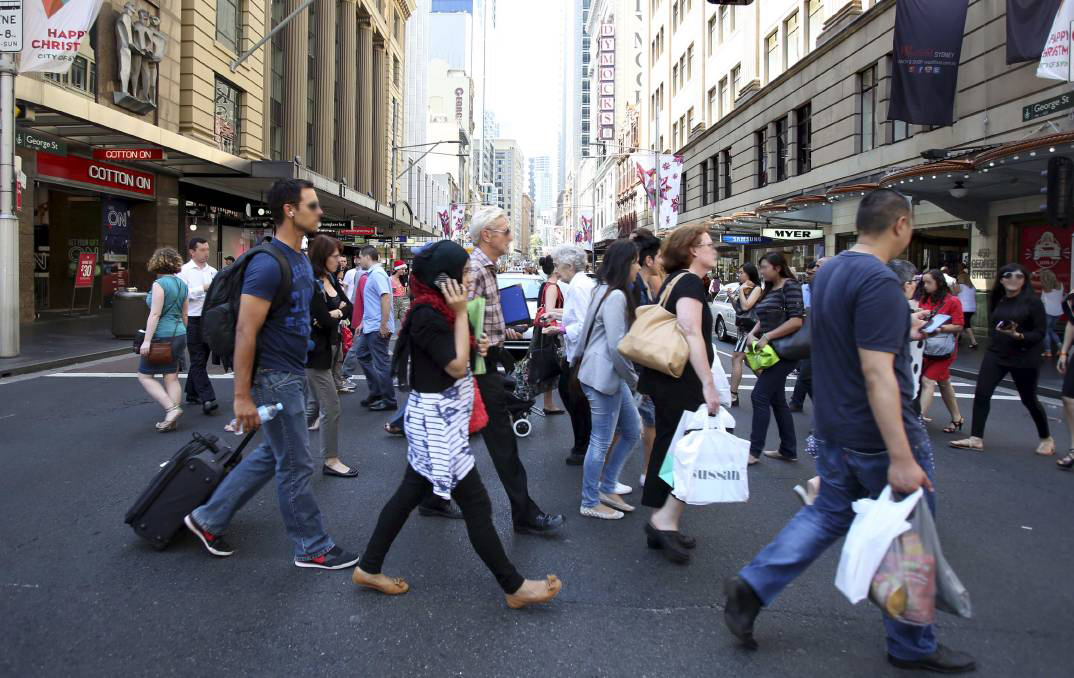
#> input picture image/nms.jpg, 1074 x 678 px, found by its file name
$ python nms.py
#> lines starting #> are read from the running program, lines starting #| are printed output that depends on the picture
 # import the necessary packages

import numpy as np
import cv2


# ==============粗筛，筛选出包含人的矩形框====================
def detect(image):
    # 初始化我们的行人检测器
    hog = cv2.HOGDescriptor()   #初始化方向梯度直方图描述子
    #设置支持向量机(Support Vector Machine)使得它成为一个预先训练好的行人检测器
    hog.setSVMDetector(cv2.HOGDescriptor_getDefaultPeopleDetector())
    (rects, weights) = hog.detectMultiScale(image,
                                winStride=(4, 4),padding=(8, 8), scale=1.05)
    return rects,weights
# ===============在图像上绘制出矩形框===================
#遍历每一个矩形框，将之绘制在图像上
def draw(orig,rects):
    for (x, y, w, h) in rects:
        cv2.rectangle(orig, (x, y), (x + w, y + h), (0, 0, 255), 2)
#=============non max suppression，非极大值抑制处理====================
def NMS(boxes,  overlapThresh,weights):
    # 数据类型，非常关键，因为要进行除法运算。【3/5.0=0.6】VS【3/5=0】
    if boxes.dtype.kind == "i":
        boxes = boxes.astype("float")
    # 被选中的边框集，初始化为空
    pick = []
    # 获取边框的左上角(x1,y1),右下角(x2,y2)
    # 需要注意边框值依次为(x1,y1,w,h),w是宽度，h是高度
    x1 = boxes[:, 0]
    y1 = boxes[:, 1]
    w = boxes[:, 2]
    h = boxes[:, 3]
    x2 =  x1 + w
    y2 =  y1 + h
    area = w * h
    # 矩形框那么多？先选谁，后选谁？如果有权重当然依靠权重
    # 这里没有权重，以y2为依据，也就是矩形框右下角点的y值，谁大先选谁
    # 也可以试试用面积或其他x1,x2,y1等可能想到的其他值
    idxs = y2
    # idxs = weights  #权重不一定是最好的
    # 获取idxs的排序索引-->(最小值索引,....,中间值索引,...,最大值索引)
    idxs = np.argsort(idxs)

    # 循环：每次选择一个矩形框x到pick内，同时在原有矩形框集中删除x及其相似框
    while len(idxs) > 0:
        last = len(idxs) - 1
        i = idxs[last]
        pick.append(i)
        #==========得到每个矩形和当前选中矩形的交叉部分==============
        # 下面调整矩形，将其他矩形进行调整，保证：
        # 左上角在当前框外的，调整为当前矩形左上角
        # 左上角在当前框内的，保持不变
        # 右下角较在当前框外的，调整到当前框内
        # 右下角较在当前框内的，保持不变
        # 获取（每个矩形框左上角x值，当前选中矩形左上角x值）中的较小值
        # 获取（每个矩形框左上角y值，当前选中矩形左上角y值）中的较小值
        # 获取（每个矩形框右下角x值，当前选中矩形右下角x值）中的较小值
        # 获取（每个矩形框右下角y值，当前选中矩形右下角y值）中的较小值
        xx1 = np.maximum(x1[i], x1[idxs[:last]])
        yy1 = np.maximum(y1[i], y1[idxs[:last]])
        xx2 = np.minimum(x2[i], x2[idxs[:last]])
        yy2 = np.minimum(y2[i], y2[idxs[:last]])
        # 计算每个调整后矩形的宽度和高度
        w = np.maximum(0, xx2 - xx1 + 1)
        h = np.maximum(0, yy2 - yy1 + 1)
        # 计算其他矩形核当前矩形的面积比
        overlap = (w * h) / area[idxs[:last]]
        # 将面积比超过一定比例(二者重合过多的)删除
        idxs = np.delete(idxs, np.concatenate(([last],
            np.where(overlap > overlapThresh)[0])))
    # 将当前选中的矩形框返回
    return boxes[pick].astype("int")
# =============主程序=====================
original = cv2.imread("nms.jpg")             #主函数
#> original is the input picture: shape (678, 1074, 3); mean B, G, R 107.5, 100.1, 100.8
nms = original.copy()                     #获取一个备份，对比非极大值抑制效果
rects,weights=detect(original)                  #获取行人对应的矩形框
#> in detect, `(rects, weights) = hog.detectMultiScale(image, winStride=(4, 4),paddin..`: rects = [[647, 242, 86, 171], [736, 330, 75, 149], [127, 227, 105, 211], [566, 250, 82, 164], [317, 221, 106, 213], [877, 228, 118, 236], [812, 218, 144, 287], [703, 218, 143, 286], [562, 194, 204, 406], [154, 122, 260, 521]]; weights = [0.787, 0.869, 1.41, 0.376, 0.48, 0.627, 0.638, 0.969, 0.378, 0.748]
print(rects.shape)
#| (10, 4)
draw(original,rects)                    #绘制矩形框
#> the loop in draw, `for (x, y, w, h) in rects:` made 10 passes
#> after the loop in draw, `for (x, y, w, h) in rects:`:
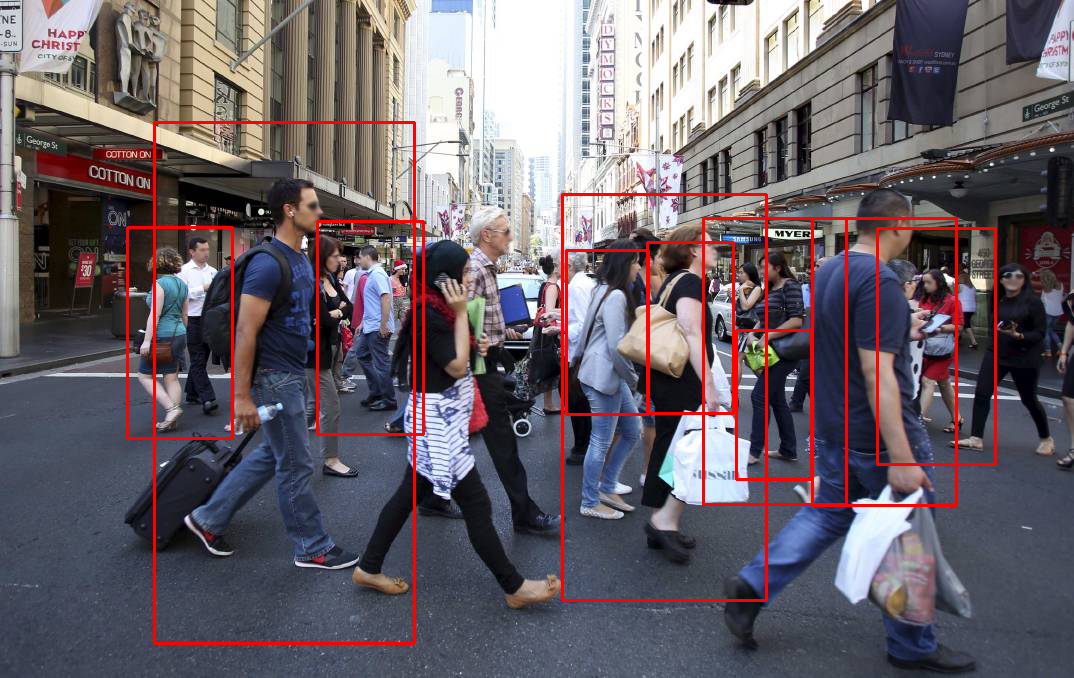
#> orig: shape (678, 1074, 3); mean B, G, R 104.4, 97.3, 106
pick = NMS(rects, 0.5,weights)    #应用非极大抑制方法
#> in NMS, `boxes = boxes.astype("float")`: boxes has the same summary as rects in detect
#> in NMS, `x1 = boxes[:, 0]`: x1 = [647, 736, 127, 566, 317, 877, 812, 703, 562, 154]
#> in NMS, `y1 = boxes[:, 1]`: y1 = [242, 330, 227, 250, 221, 228, 218, 218, 194, 122]
#> in NMS, `w = boxes[:, 2]`: w = [86, 75, 105, 82, 106, 118, 144, 143, 204, 260]
#> in NMS, `h = boxes[:, 3]`: h = [171, 149, 211, 164, 213, 236, 287, 286, 406, 521]
#> in NMS, `x2 =  x1 + w`: x2 = [733, 811, 232, 648, 423, 995, 956, 846, 766, 414]
#> in NMS, `y2 =  y1 + h`: y2 = [413, 479, 438, 414, 434, 464, 505, 504, 600, 643]
#> in NMS, `area = w * h`: area = [14706, 11175, 22155, 13448, 22578, 27848, 41328, 40898, 82824, 135460]
#> in NMS, `idxs = y2`: idxs = [413, 479, 438, 414, 434, 464, 505, 504, 600, 643]
#> in NMS, `idxs = np.argsort(idxs)`: idxs = [0, 3, 4, 2, 5, 1, 7, 6, 8, 9]
#> the loop in NMS, `while len(idxs) > 0:` made 4 passes
#> (last, i, xx1, yy1, xx2, yy2, w, h) on passes 1 to 2: (9, 9, [647, 566, 317, 154, 877, 736, 703, 812, 562], [242, 250, 221, 227, 228, 330, 218, 218, 194], [414, 414, 414, 232, 414, 414, 414, 414, 414], [413, 414, 434, 438, 464, 479, 504, 505, 600], [0, 0, 98, 79, 0, 0, 0, 0, 0], [172, 165, 214, 212, 237, 150, 287, 288, 407]), (6, 8, [647, 566, 877, 736, 703, 812], [242, 250, 228, 330, 218, 218], [733, 648, 766, 766, 766, 766], [413, 414, 464, 479, 504, 505], [87, 83, 0, 31, 64, 0], [172, 165, 237, 150, 287, 288])
#> (last, i, xx1, yy1, xx2, yy2, w, h) on pass 4: (1, 7, [736], [330], [811], [479], [76], [150])
#> after the loop in NMS, `while len(idxs) > 0:`: idxs = empty array; pick = [9, 8, 6, 7]
#> pick = [[154, 122, 260, 521], [562, 194, 204, 406], [812, 218, 144, 287], [703, 218, 143, 286]]
draw(nms,pick)              #绘制矩形框
#> the loop in draw (call 2), `for (x, y, w, h) in rects:` made 4 passes
#> after the loop in draw (call 2), `for (x, y, w, h) in rects:`:
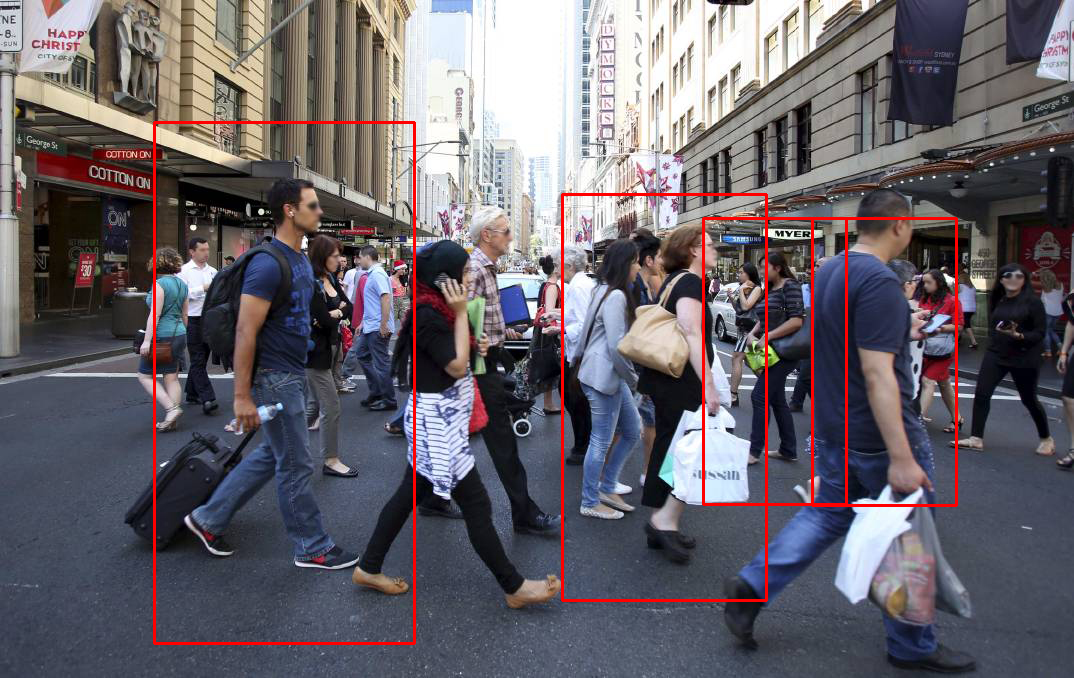
#> orig: shape (678, 1074, 3); mean B, G, R 105.5, 98.4, 103.7
cv2.imshow("original", original)     #显示原始效果
cv2.imshow("NMS", nms)   #显示非极大值抑制效果
cv2.waitKey(0)
cv2.destroyAllWindows()
